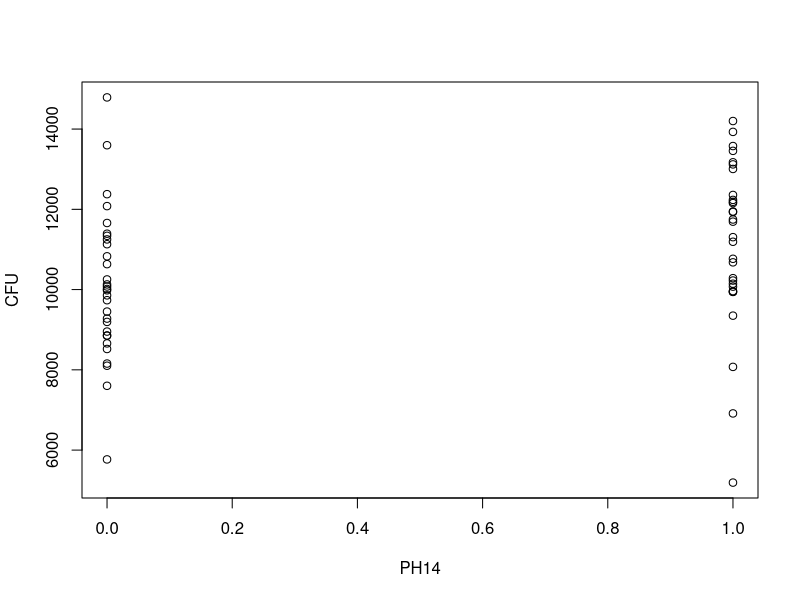
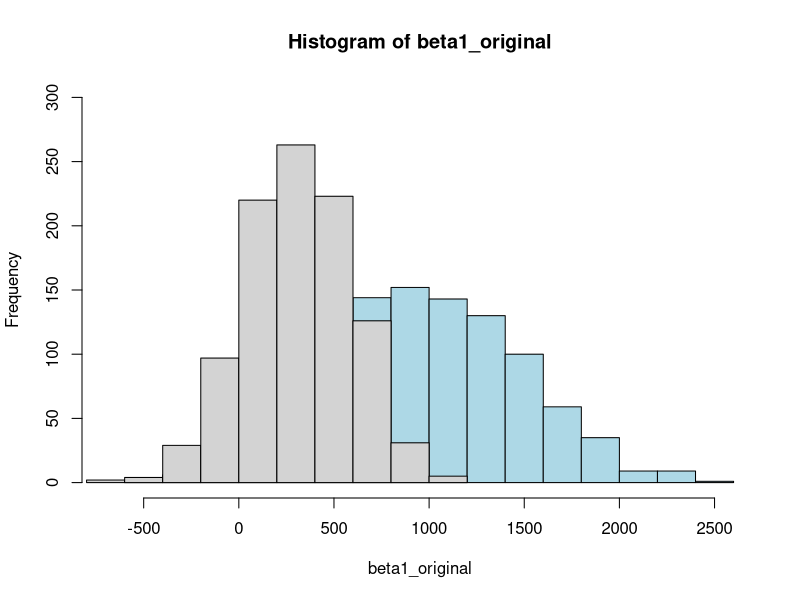
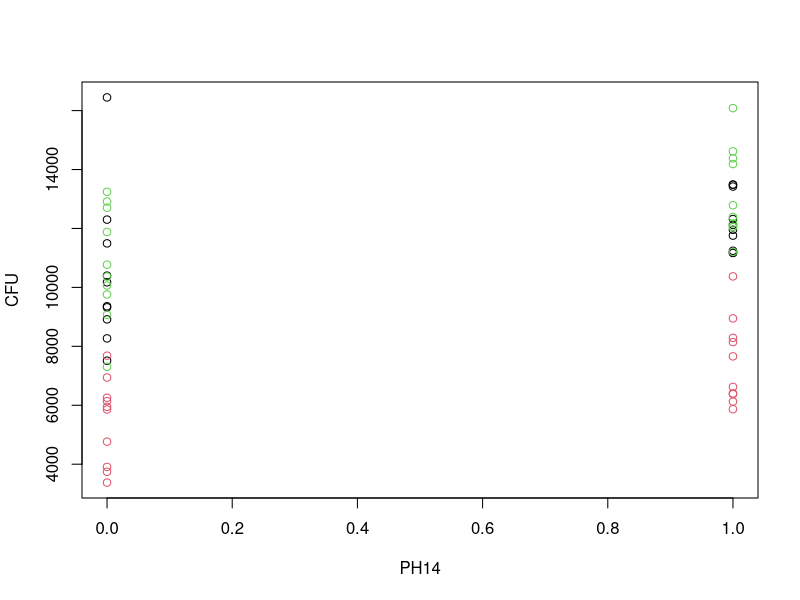

These charts were generated, in order, by the following R code:
## ---- chunk 1
knitr::opts_chunk$set(echo = TRUE)
library(lme4)
## ---- chunk 2
n <- 60 #sample size 
PH14 <- rep(0:1,each=n/2) #make indicator variable
beta_0 <- 10000 #mean for CeMbio
beta_1 <- 1000 #effect of PH14
sigma_e <- 2000 #standard deviation of CFU around means
epsilon <- rnorm(0,sigma_e,n=n) #make vector of residuals taken from a normal distribution
CFU <- rep(0,n) #make empty vector to fill in with simulated data

#simulate CFU counts
for (i in 1:n) {
  CFU[i] <- beta_0+beta_1*PH14[i]+epsilon[i]
}

#plot data
plot(PH14,CFU)

#look at the model results
model <- lm(CFU~factor(PH14))
summary(model)
## ---- chunk 3
reps <- 1000
pvals <- rep(0,reps)
for (i in 1:reps) {
  epsilon <- rnorm(0,sigma_e,n=n)
  
  for (j in 1:n) {
     CFU[j] <- beta_0+beta_1*PH14[j]+epsilon[j]
  }
  model <- lm(CFU~factor(PH14))
  pvals[i] <- summary(model)$coefficients[2,4]
}

sum(pvals<0.05)/reps
## ---- chunk 4
n <- 60 
batch <- rep(1:3,each=n/3)
PH14 <- rep(rep(0:1,each=n/6),3)
beta_0 <- 10000
beta_1 <- 1000
sigma_1 <- 500 #standard deviation for CeMio
sigma_2 <- 4000
reps <- 1000
pvals <- rep(0,reps)
for (i in 1:reps) {
  epsilon <- c(rnorm(0,sigma_1,n=n/2),rnorm(0,sigma_2,n=n/2))

  for (j in 1:n) {
     CFU[j] <- beta_0+beta_1*PH14[j]+epsilon[j]
  }
  model <- lm(CFU~factor(PH14))
  pvals[i] <- summary(model)$coefficients[2,4]
}

sum(pvals<0.05)/reps
## ---- chunk 5
n <- 60 
PH14 <- rep(0:1,each=n/2)
beta_0 <- 10000
beta_1 <- 1000
sigma_e <- 2000 
reps <- 1000
pvals <- rep(0,reps)
CFU <- rep(0,n)
lifespan <- rep(0,n) #we are including worm lifespan
beta1_original <- rep(0,reps) # save slopes for original model
beta1_biased <- rep(0,reps) # save slope for model including lifespan
for (i in 1:reps) {
  epsilon <- c(rnorm(0,sigma_e,n=n))
  
  for (j in 1:n) {
     CFU[j] <- beta_0+beta_1*PH14[j]+epsilon[j]
     lifespan[j] <- 20+((CFU[j]-10500)/2000)*3+rnorm(n=1,mean=0,sd=2) #generate lifespans
  }
  
  model_original <- lm(CFU~factor(PH14))
  model_biased <- lm(CFU~factor(PH14)+lifespan)
  beta1_original[i] <- summary(model_original)$coefficients[2,1]
  beta1_biased[i] <- summary(model_biased)$coefficients[2,1]
}
mean(beta1_original)
mean(beta1_biased)
hist(beta1_original,xlim=c(min(beta1_biased),max(beta1_original)),breaks=20,ylim=c(0,300),
     col="lightblue")
hist(beta1_biased,add=TRUE,breaks=10)

## ---- chunk 6
n <- 60 
batch <- rep(1:3,each=n/3)
PH14 <- rep(rep(0:1,each=n/6),3)
beta_0 <- 10000
beta_1 <- 1000
sigma_e <- 2000 #standard deviation for CeMio
sigma_a <- rnorm(n=3,mean=0,sd=2000)
epsilon <- rnorm(0,sigma_e,n=n)
alpha <- c(rep(sigma_a[1],n/3),rep(sigma_a[2],n/3),rep(sigma_a[3],n/3))
  for (j in 1:n) {
     CFU[j] <- beta_0+beta_1*PH14[j]+epsilon[j]+alpha[j]
  }
  model <- lmer(CFU~factor(PH14)+(1|alpha))

summary(model)
plot(CFU~PH14,col=(batch))
## ---- chunk 7
n <- 60 
batch <- rep(1:3,each=n/3)
PH14 <- rep(rep(0:1,each=n/6),3)
beta_0 <- 10000
beta_1 <- 1000
sigma_e <- 2000 #standard deviation for CeMio
sigma_a <- rnorm(n=3,mean=0,sd=3000)
reps <- 10
pvals <- rep(0,reps)
for (i in 1:reps) {
  epsilon <- rnorm(0,sigma_e,n=n)
  alpha <- c(rep(sigma_a[1],n/3),rep(sigma_a[2],n/3),rep(sigma_a[3],n/3))
  for (j in 1:n) {
     CFU[j] <- beta_0+beta_1*PH14[j]+epsilon[j]+alpha[j]
  }
  model <- lmer(CFU~factor(PH14)+(1|alpha))
#  pvals[i] <- round(summary(model)$coefficients[2,5],4)
}

#sum(pvals<0.05)/reps
